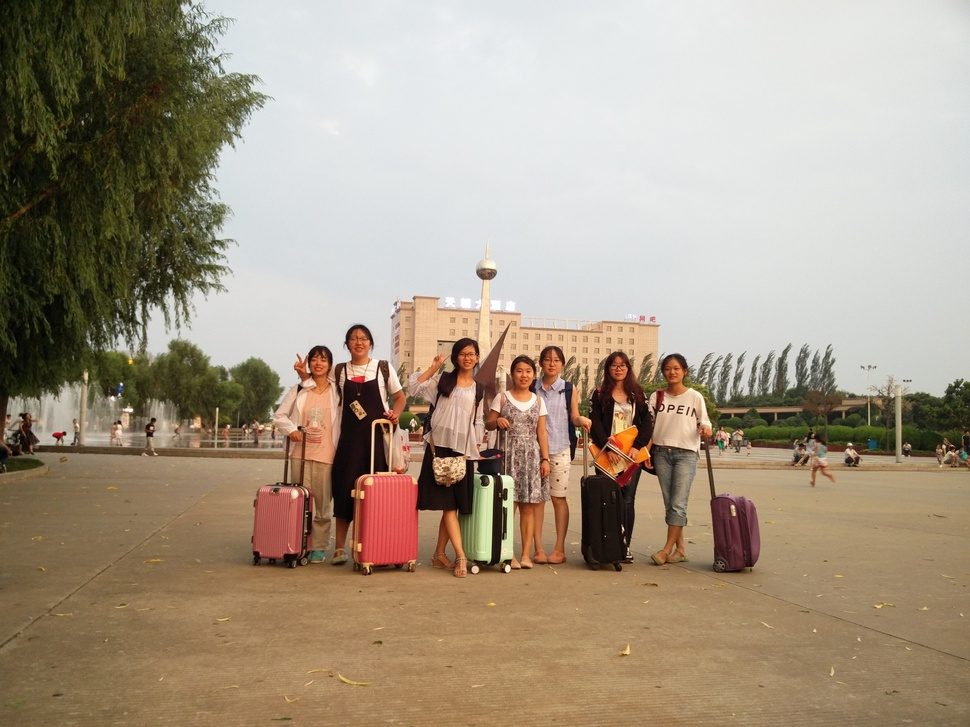
#> input picture City_Color/test/1.jpg, 970 x 727 px, shrunk from 4160 x 3120 before the run, found by its file name
$ python '笔记4.py'
#> lines starting #> are read from the running program, lines starting #| are printed output that depends on the picture
# -*- coding: utf-8 -*-
"""
Created on Sat Jul 21 17:57:29 2018

@author: Ao
"""

# -*- coding: utf-8 -*-
"""
Created on Thu Mar 30 09:11:20 2017
@author: Administrator
"""
import matplotlib.pyplot as plt
import matplotlib.image as mping
import numpy as np
from scipy import misc
#显示一张图片
img=r'D:\\python\\Deng\\City_Color\\test\\1.jpg'
wolf=mping.imread(img)
#> wolf is the input picture: shape (727, 970, 3); mean R, G, B 165.4, 151.2, 132.3
print(wolf.shape)
#| (727, 970, 3)
plt.imshow(wolf)
plt.axis('off')
#plt.show()
#显示图片的一个通道
wolf_1=wolf[:,:,0]
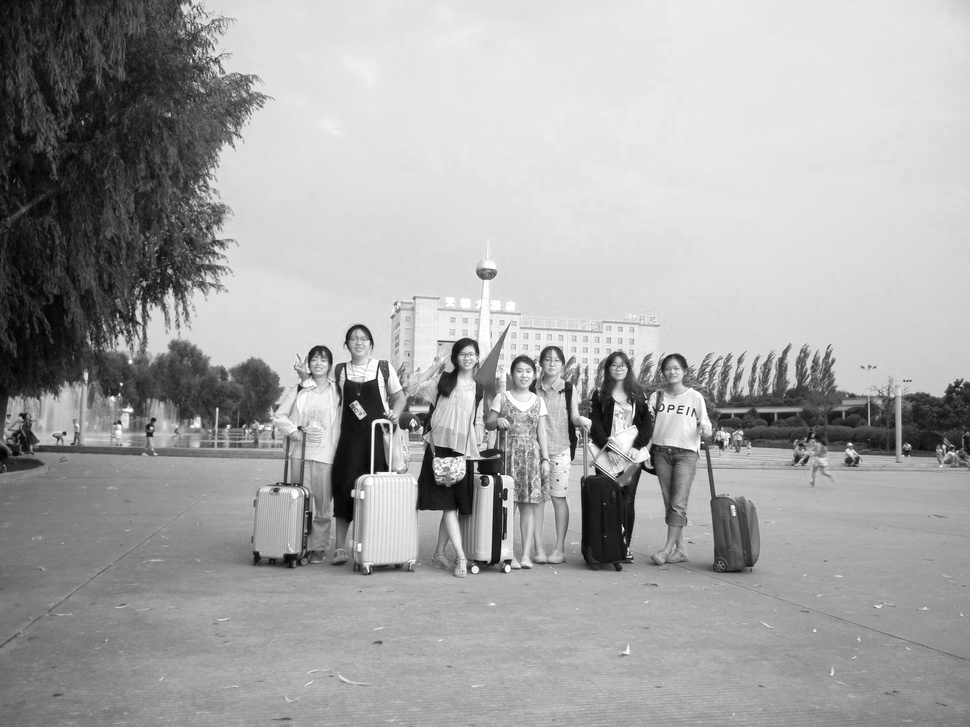
#> wolf_1: shape (727, 970); min 0, max 255, mean 165.4
plt.imshow(wolf_1)
#plt.show()
# 此时会发现显示的是热量图，
#不是我们预想的灰度图，可以添加 cmap 参数，有如下几种添加方法：

plt.imshow(wolf_1,cmap='Greys_r')
#plt.show()
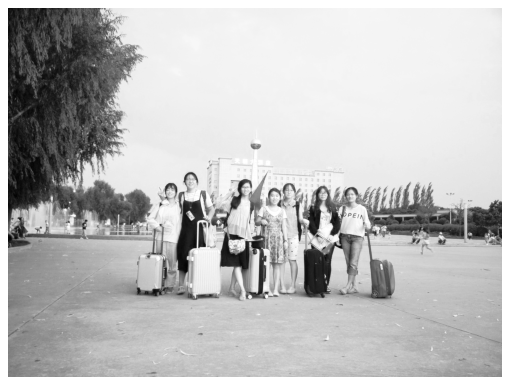
#> figure drawn by matplotlib, 1 panel
